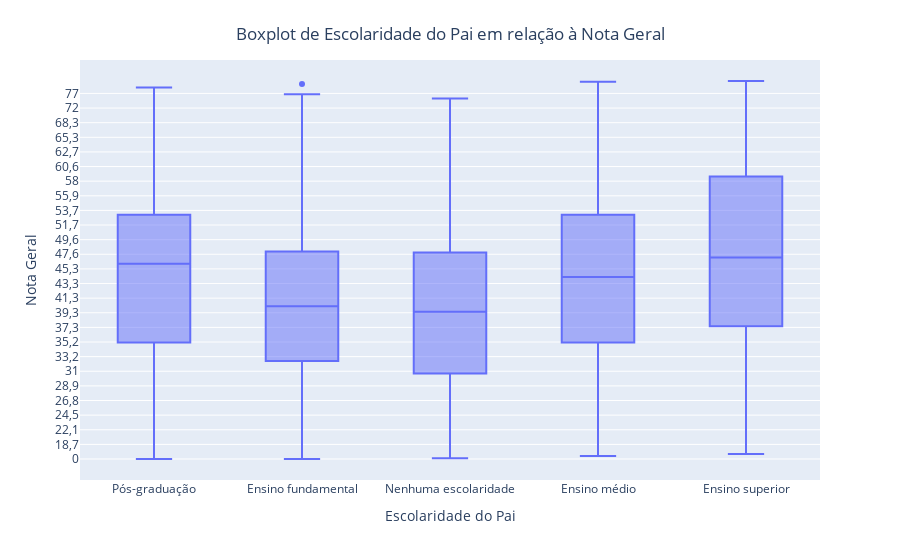

Here is the notebook cell this chart was saved with:
### Code cell
categorias = {
    'A': 'Nenhuma escolaridade',
    'B': 'Ensino fundamental',
    'C': 'Ensino fundamental',
    'D': 'Ensino médio',
    'E': 'Ensino superior',
    'F': 'Pós-graduação'
}

dados_explorados['Categoria'] = dados_explorados['Escolaridade_pai'].map(categorias)

dados_explorados = dados_explorados.sort_values(by='Nota_geral')

fig = px.box(dados_explorados, x='Categoria', y='Nota_geral', 
             labels={'Categoria': 'Escolaridade do Pai', 'Nota_geral': 'Nota Geral'})
fig.update_layout(title='Boxplot de Escolaridade do Pai em relação à Nota Geral', title_x=0.5, title_y=0.95)
fig.show()

### Figure 1 — Plotly figure (JSON) as saved in the notebook; plotly's stock layout.template omitted (floating-point values rounded to 4 significant figures; data arrays with more than 128 entries replaced by an {"elided": "..."} marker saying what was removed)
{"data": [{"alignmentgroup": "True", "hovertemplate": "Escolaridade do Pai=%{x}<br>Nota Geral=%{y}<extra></extra>", "legendgroup": "", "marker": {"color": "#636efa"}, "name": "", "notched": false, "offsetgroup": "", "orientation": "v", "showlegend": false, "type": "box", "x": {"elided": "1615 str values"}, "x0": " ", "xaxis": "x", "y": {"elided": "1615 str values"}, "y0": " ", "yaxis": "y"}], "layout": {"boxmode": "group", "legend": {"tracegroupgap": 0}, "margin": {"t": 60}, "title": {"text": "Boxplot de Escolaridade do Pai em relação à Nota Geral", "x": 0.5, "y": 0.95}, "xaxis": {"anchor": "y", "domain": [0, 1], "title": {"text": "Escolaridade do Pai"}}, "yaxis": {"anchor": "x", "domain": [0, 1], "title": {"text": "Nota Geral"}}}}
